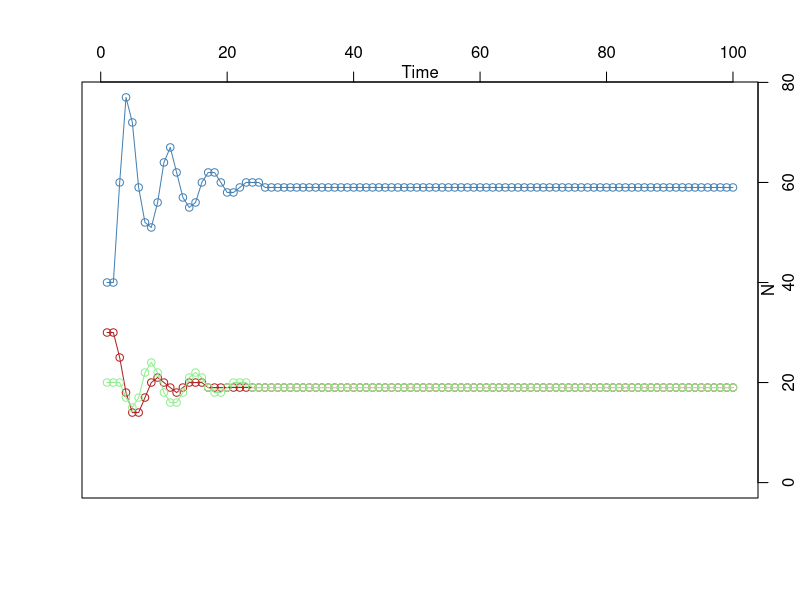

Write R code to recreate this figure. (Note: this script raises an error after producing the figure.)
#Deterministic negative frequency-dependent growth model

# Parameters--------------------------------

TotTime=100
initialNsp1 = 40
initialNsp2 = 30
initialNsp3 = 20
totspp=3
K=100

#frequency dependence
sp1=-2                  #species 1 slope
sp2=-2
sp3=-3
int1=.6                  #species 1 intercept
int2=.2
int3=.2


#-------------------------------------------

T=1:TotTime

#frequency dependence model
rdep=function(slope,int,N,Ctot){
    if(Ctot==N) r=1 else r=exp(slope*(N/Ctot-int))
    return(r)
}

#population model                                             
updateN = function(r_arg, N, Ctot){
    newN = r_arg * N * K/Ctot 
    if(newN < 0) newN = 0
    return(newN)
}

N = matrix(data=NA,nrow=TotTime,ncol=totspp)
N[1:2,1] = initialNsp1
N[1:2,2] = initialNsp2
N[1:2,3] = initialNsp3


# main loop ---------------------------------

for(i in 3:TotTime) {
    N[i,1] = floor(updateN(rdep(sp1,int1,N[i-2,1],sum(N[i-2,])),N[i-1,1],sum(N[i-1,])))
    N[i,2] = floor(updateN(rdep(sp2,int2,N[i-2,2],sum(N[i-2,])),N[i-1,2],sum(N[i-1,])))
    N[i,3] = floor(updateN(rdep(sp3,int3,N[i-2,3],sum(N[i-2,])),N[i-1,3],sum(N[i-1,])))
}


plot(N[,1],type="o",xlab="", ylab="", xaxt='n', yaxt='n', col="steelblue", ylim=c(0,max(N)))
points(N[,2],type="o", col="firebrick")
points(N[,3],type="o", col="lightgreen")
axis(side=3,xlab="Time")
axis(side=4,ylab="N")
mtext("N", side=4)
mtext("Time", side=3)
par(new=TRUE)
plot((0:K)/K,log(rdep(sp1,int1,0:K,K)),ylab="log r",xlab="Frequency",pch=19,ylim=c(-3,3), col="steelblue")
points((0:K)/K,log(rdep(sp2,int2,0:K,K)),pch=19, col="firebrick")
points((0:K)/K,log(rdep(sp3,int3,0:K,K)),pch=19, col="lightgreen")

